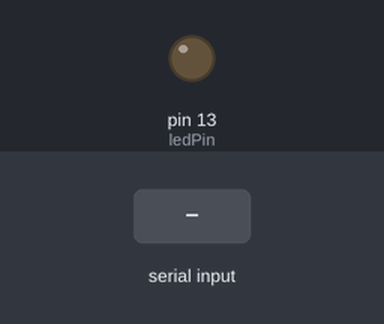
A sketch run on a simulated Arduino Uno, built with avr-gcc and run on an emulated ATmega328P. Parts: output pins drawn as LEDs (lit = HIGH). The test bench sets the inputs (shaded band). What the sketch prints to the serial monitor is not drawn.

Above: at 1.2 s.
1.3 s: "90,45\n" received over Serial
At 1.5 s:
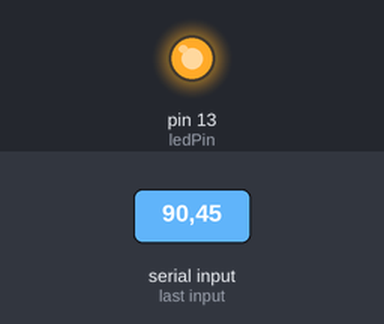
4.3 s: "30,150\n" received over Serial
At 5.3 s:
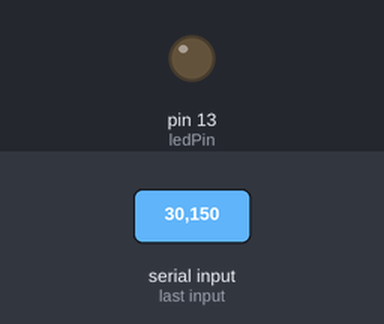
5.9 s: "200\n" received over Serial
At 6.7 s:
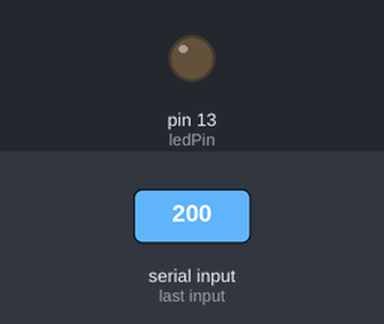
Timing chart, 0 to 8.9 s (numbered marks = the images above; inputs shaded):
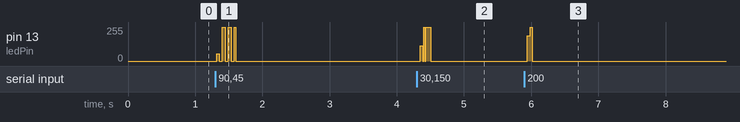

The sketch:

cpp07_stringToNumber.ino
```cpp
/*StringToNumber*/

const int ledPin = 13;
int blinkDelay;
char strValue[6];

int index = 0;

void setup()
{
    Serial.begin(9600);
    pinMode(ledPin, OUTPUT);
}

void loop()
{
    char ch = Serial.read();
    Serial.println(ch);
    if (index < 5 && isDigit(ch))
    {
        strValue[index++] = ch;
    } else
    {
        strValue[index] = 0;
        blinkDelay = atoi(strValue);
        index = 0;
    }

    blink();
}

void blink()
{
    digitalWrite(ledPin, true);
    delay(blinkDelay / 2);
    digitalWrite(ledPin, false);
    delay(blinkDelay / 2);
}
```

Measured:
- after the input at 1.3 s, pin 13 (ledPin): 0/255 → 56/255 at once, then repeats every 0.09 s: 0/255 0.04 s, 255/255 0.05 s, until it stays 0/255 from 1.6 s
- after the input at 4.3 s, pin 13 (ledPin): 0/255 → 255/255 after 0.05 s, → 0/255 0.16 s later
- after the input at 5.9 s, pin 13 (ledPin): 0/255 → 191/255 at once, → 255/255 0.04 s later, → 0/255 0.03 s later
